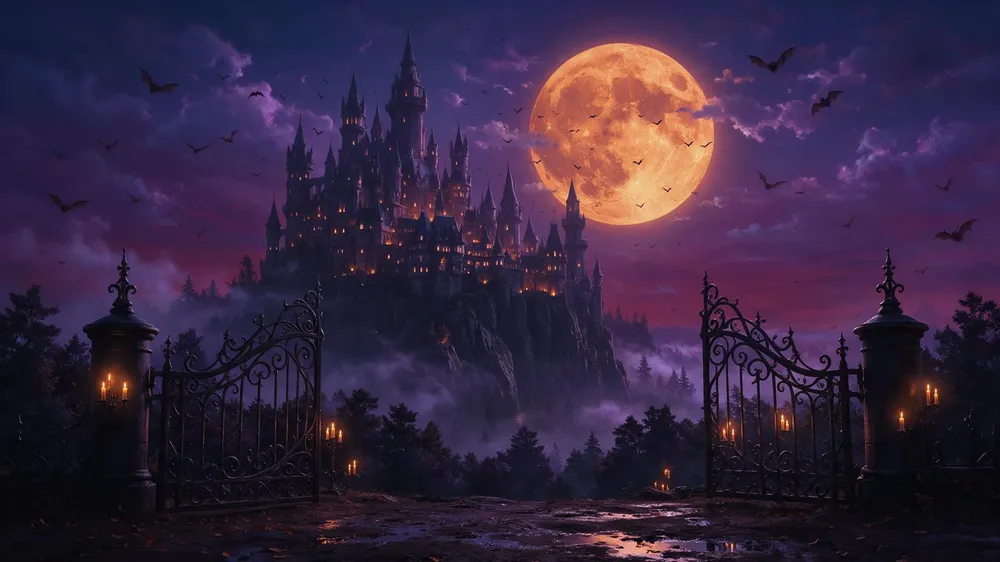
#> input picture site/art/gate.webp, 1000 x 562 px, shrunk from 2048 x 1152 before the run; its folder holds 5 pictures in this run
$ python cut_layers.py
#> lines starting #> are read from the running program, lines starting #| are printed output that depends on the picture; after the words box and inside, x2 and y2 are one past the last pixel; in counts of white or black regions, pixels touching at a corner belong together
"""Cut the painted landing (site/art/gate.webp) into game layers, offline (Pillow + numpy, no network).

  plate.webp   the scene with the iron-gate leaves and gate posts filled in (fog-like fill)
  leaf-l.png, leaf-r.png, post-l.png, post-r.png   cut-outs with alpha, drawn on top so they can move
Boxes are fractions of the image (x0, y0, x1, y1), read off the painting by eye.
"""
from pathlib import Path
import json
import numpy as np
from PIL import Image, ImageFilter

ROOT = Path(__file__).resolve().parent.parent
SRC = ROOT / "site" / "art" / "gate.webp"
OUT = ROOT / "site" / "game" / "layers"
BOXES = {  # shortcut: hand-placed boxes; redo them if gate.webp is regenerated
    "leaf-l": (0.152, 0.495, 0.330, 0.912),
    "leaf-r": (0.698, 0.480, 0.862, 0.893),
    "post-l": (0.080, 0.440, 0.162, 0.915),
    "post-r": (0.850, 0.440, 0.932, 0.900),
}


def fill(rgb, mask):
    """Fill masked pixels by normalized convolution at falling blur radii (soft fog-like fill)."""
    valid = (~mask).astype(np.float32)
    est = np.broadcast_to(rgb[~mask].mean(0), rgb.shape).astype(np.float32)  # coarsest guess: the mean colour
    src = Image.fromarray((rgb * valid[..., None]).clip(0, 255).astype(np.uint8))
    w = Image.fromarray((valid * 255).astype(np.uint8))
    for r in (256, 128, 64, 32, 16, 8, 4):  # coarse to fine: each level fills what it can reach
        num = np.asarray(src.filter(ImageFilter.GaussianBlur(r)), np.float32)
        den = np.asarray(w.filter(ImageFilter.GaussianBlur(r)), np.float32)[..., None] / 255
        lvl = num / np.maximum(den, 1e-4)
        k = np.clip(den * 6, 0, 1)
        est = k * lvl + (1 - k) * est
    out = np.where(mask[..., None], est, rgb)
    rng = np.random.default_rng(3)
    out = np.where(mask[..., None], out + rng.normal(0, 3, out.shape), out)
    return out


def main():
    im = Image.open(SRC).convert("RGB")
#> im is the input picture: PIL image 1000x562 RGB; mean R, G, B 55, 38.6, 65
    W, H = im.size
#> W = 1000; H = 562
    rgb = np.asarray(im, np.float32)
    mask = np.zeros((H, W), bool)
    px = {k: (int(a * W), int(b * H), int(c * W), int(d * H)) for k, (a, b, c, d) in BOXES.items()}
    for x0, y0, x1, y1 in px.values():
        mask[y0:y1, x0:x1] = True
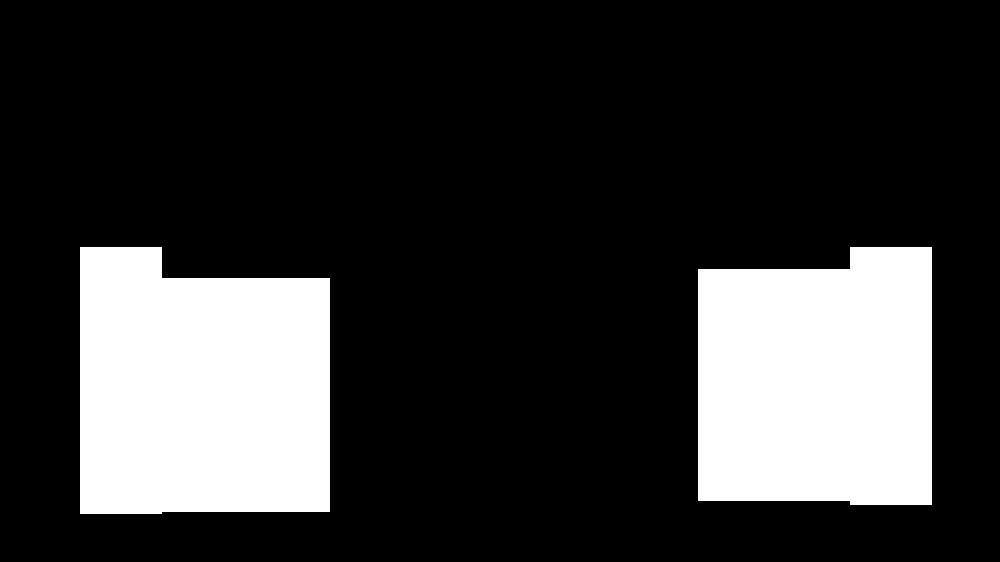
#> mask: shape (562, 1000) bool; 20.9% white; 2 white regions, box (x1, y1, x2, y2) and area: (80, 247, 330, 514) 61206, (698, 247, 932, 505) 56420
    plate = fill(rgb, mask)
#> the loop in fill, `for r in (256, 128, 64, 32, 16, 8, 4):` made 7 passes
#> pass 1, in fill, `num = np.asarray(src.filter(ImageFilter.GaussianBlur(r)), np.float32)`:
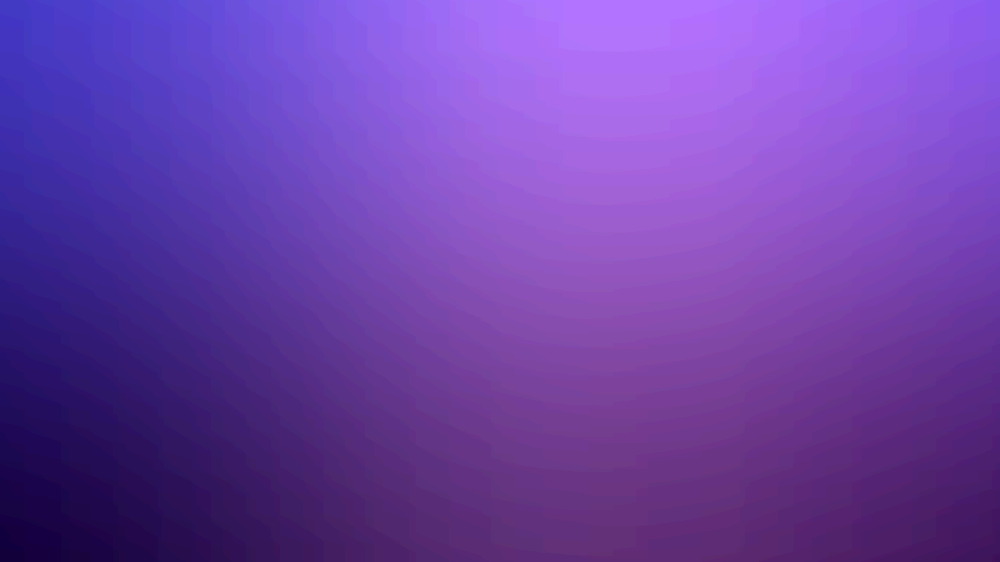
#> num: shape (562, 1000, 3) float32; mean R, G, B 40.2, 30.2, 53.6; drawn with min black and max white
#> after the loop in fill, `for r in (256, 128, 64, 32, 16, 8, 4):`:
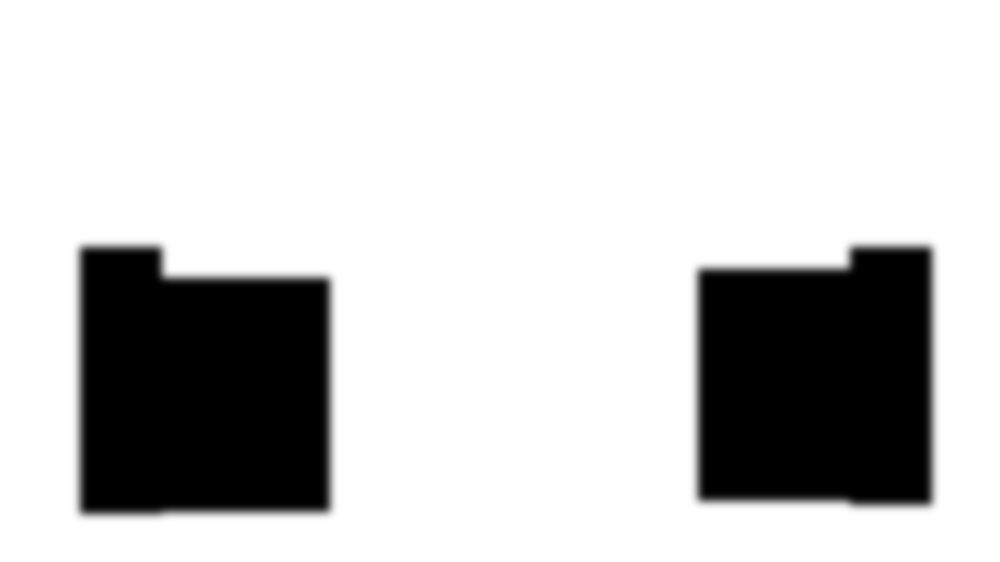
#> den: shape (562, 1000, 1) float32; min 0, max 1, mean 0.791
    OUT.mkdir(parents=True, exist_ok=True)
    Image.fromarray(plate.clip(0, 255).astype(np.uint8)).save(OUT / "plate.webp", quality=84, method=6)
    lum = rgb.mean(2)
    plum = plate.mean(2)
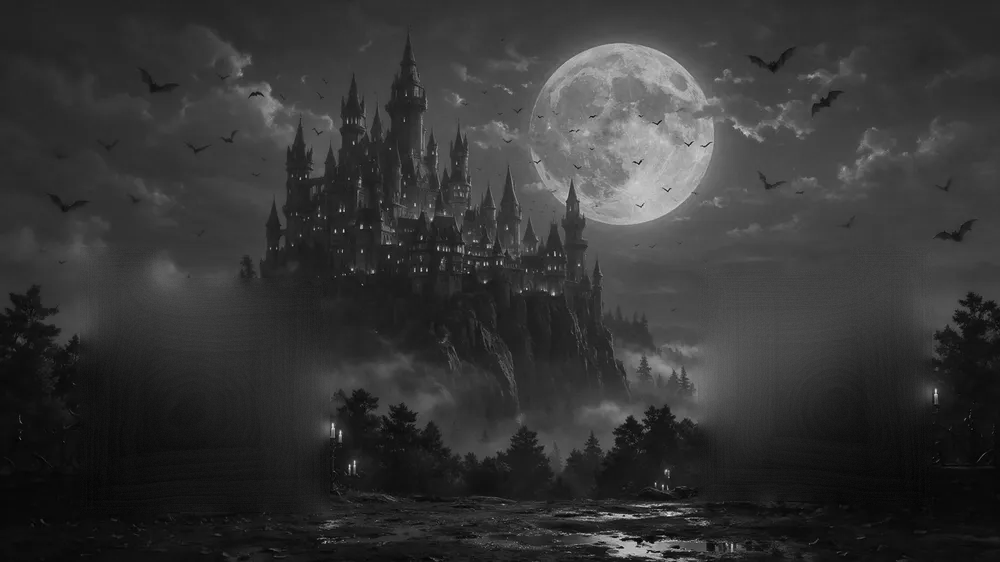
#> plum: shape (562, 1000) float64; min 0, max 236.7, mean 53.4
    for k, (x0, y0, x1, y1) in px.items():
        # opaque where the painting differs from the fill: dark iron bars, stone, bright candles
        d = np.abs(lum[y0:y1, x0:x1] - plum[y0:y1, x0:x1])
        a = np.clip((d - 6) * 14, 0, 255)
        if k.startswith("post"):
            a = np.maximum(a, 200)  # posts are solid stone
        a = np.asarray(Image.fromarray(a.astype(np.uint8)).filter(ImageFilter.GaussianBlur(0.8)))
        rgba = np.dstack([rgb[y0:y1, x0:x1], a]).astype(np.uint8)
        Image.fromarray(rgba, "RGBA").save(OUT / f"{k}.png", optimize=True)
#> this loop made 4 passes
#> pass 1, in main, `d = np.abs(lum[y0:y1, x0:x1] - plum[y0:y1, x0:x1])`:
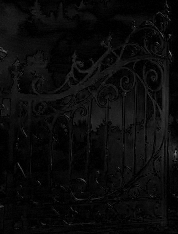
#> d: shape (234, 178) float64; min 0.00187, max 125.8, mean 11.3
#> pass 1, in main, `a = np.asarray(Image.fromarray(a.astype(np.uint8)).filter(ImageFilter...`:
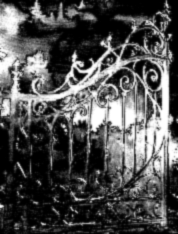
#> a: shape (234, 178); min 0, max 255, mean 79
#> after the loop:
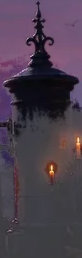
#> rgba: shape (258, 82, 4); mean R, G, B, A 40.7, 24.7, 42, 212.8; transparent parts drawn white
    (OUT / "boxes.json").write_text(json.dumps({"size": [W, H], "boxes": BOXES}, indent=1))
    print("wrote", sorted(p.name for p in OUT.iterdir()))


if __name__ == "__main__":
    main()
